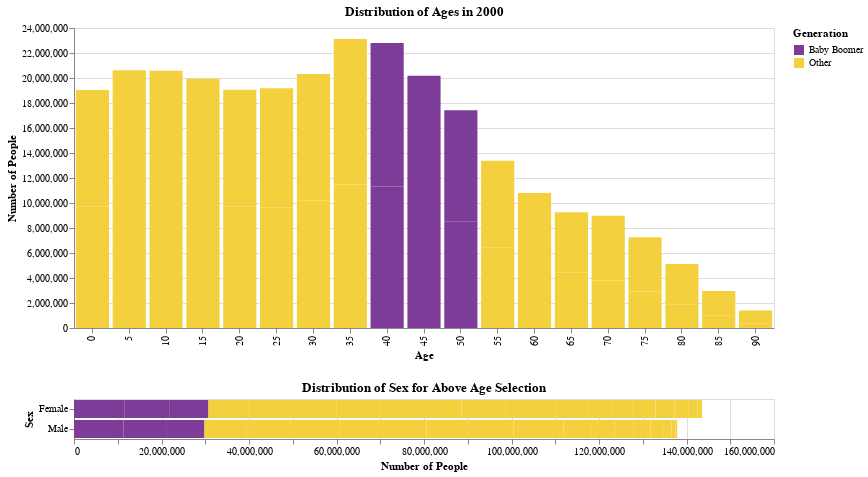

Notebook source saved alongside this figure:
### Markdown cell above
## Q7 - Combine Q5 and Q6 to One Chart

In question 6, we linked the distribution of sex to the age selection for just the year 2000.  Let's visualize all the data by incorporating the year selection slider from question 5 so that you can select which year of data you are viewing. Retain the ability to just select one age group for the sex distribution, and default to no age group selected.

Add a tooltip so you can see exactly how many people are in the age range for the top "Distribution of Ages for the Selected Year" histogram. 

Encode membership of the Baby Boomer generation with color using "#7D3C98" (purple) for the boomers "#F4D03F" (gold) for other.

### Code cell
click = alt.selection_single(encodings=['x'])
slider = alt.binding_range(min=1900, max=2000, step=10, name="Select Year")
select_year = alt.selection_single(name="year", fields=['year'],
                                   bind=slider, init={'year': 2000})

age = alt.Chart(df_population).mark_bar().encode(
    x = alt.X('age:O', axis=alt.Axis(title='Age')),
    y = alt.Y('people:Q', axis=alt.Axis(title='Number of People'), scale=alt.Scale(domain=(0,24000000))),
    color = alt.condition(click, 'Generation:N', alt.value('lightgray')),
    tooltip = ["age", "people"]
).properties(
    title='Distribution of Ages in 2000',
    width=700
).add_selection(
    click, select_year
).transform_filter(
    select_year
)

sex = alt.Chart(df_population).mark_bar().encode(
    y = alt.Y('sex:N', title='Sex'),
    x = alt.X('people:Q', title='Number of People'),
    color = alt.Color('Generation:N',
                    scale=alt.Scale(
                          domain=['Baby Boomer', 'Other'],
                          range=['#7D3C98', '#F4D03F']
                      )
    )
).transform_filter(
    click
).transform_filter(
    select_year
).properties(
    title='Distribution of Sex for Above Age Selection',
    width=700
)

age & sex

### Figure 1 — Vega-Lite specification as saved in the notebook (floating-point values rounded to 4 significant figures; data arrays with more than 128 entries replaced by an {"elided": "..."} marker saying what was removed)
{"config": {"view": {"continuousWidth": 400, "continuousHeight": 300}}, "vconcat": [{"mark": "bar", "encoding": {"color": {"condition": {"field": "Generation", "type": "nominal", "selection": "selector002"}, "value": "lightgray"}, "tooltip": [{"field": "age", "type": "quantitative"}, {"field": "people", "type": "quantitative"}], "x": {"axis": {"title": "Age"}, "field": "age", "type": "ordinal"}, "y": {"axis": {"title": "Number of People"}, "field": "people", "scale": {"domain": [0, 24000000]}, "type": "quantitative"}}, "selection": {"selector002": {"type": "single", "encodings": ["x"]}, "year": {"type": "single", "fields": ["year"], "bind": {"input": "range", "max": 2000, "min": 1900, "name": "Select Year", "step": 10}, "init": {"year": 2000}}}, "title": "Distribution of Ages in 2000", "transform": [{"filter": {"selection": "year"}}], "width": 700}, {"mark": "bar", "encoding": {"color": {"field": "Generation", "scale": {"domain": ["Baby Boomer", "Other"], "range": ["#7D3C98", "#F4D03F"]}, "type": "nominal"}, "x": {"field": "people", "title": "Number of People", "type": "quantitative"}, "y": {"field": "sex", "title": "Sex", "type": "nominal"}}, "title": "Distribution of Sex for Above Age Selection", "transform": [{"filter": {"selection": "selector002"}}, {"filter": {"selection": "year"}}], "width": 700}], "data": {"name": "data-9d871896ad64672bb67284ad55f5b805"}, "$schema": "https://vega.github.io/schema/vega-lite/v4.17.0.json", "datasets": {"data-9d871896ad64672bb67284ad55f5b805": {"elided": "570 records"}}}
